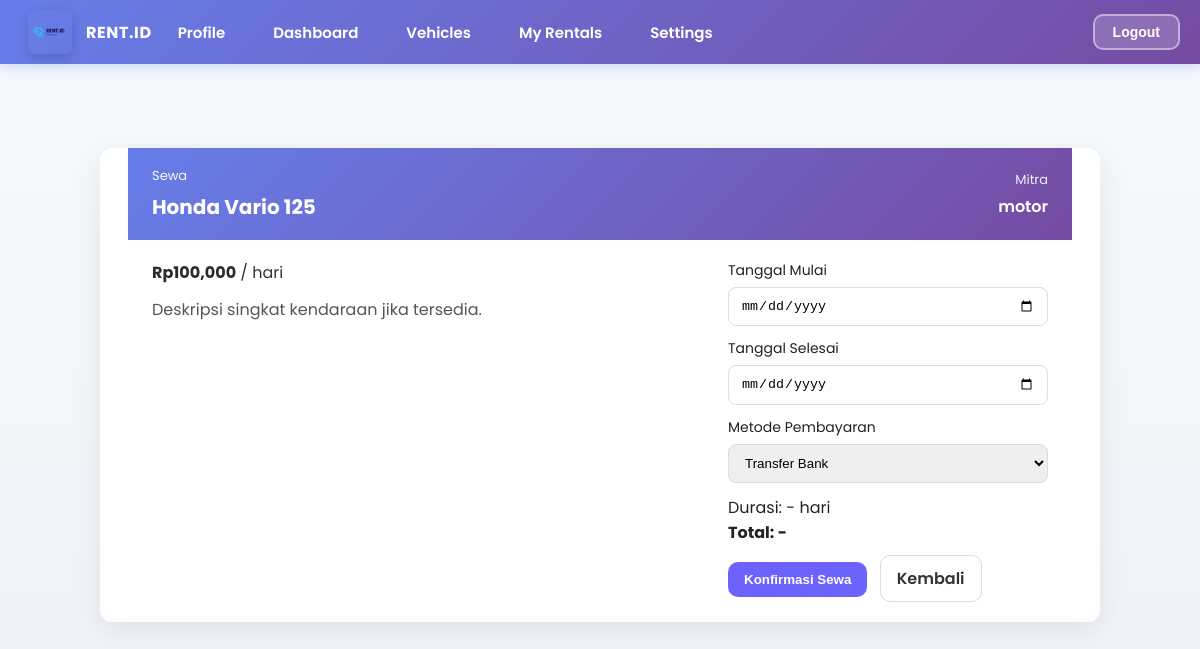
Screenshot of /public/cust/sewa.php?id=2 (signed in) with the database file from the repository.
### tables this page shows
CREATE TABLE `kendaraan` (
  `kendaraan_id` int(11) NOT NULL,
  `id_mitra` int(11) NOT NULL,
  `jenis_kendaraan` enum('motor','mobil','lainnya') NOT NULL,
  `merk` varchar(100) NOT NULL,
  `model` varchar(100) NOT NULL,
  `tahun` year(4) DEFAULT NULL,
  `plat_nomor` varchar(20) NOT NULL,
  `harga_sewa_per_hari` decimal(10,2) NOT NULL,
  `status_kendaraan` enum('tersedia','disewa','maintenance') DEFAULT 'tersedia',
  `foto` longblob DEFAULT NULL
);

CREATE TABLE `mitra` (
  `id_mitra` int(10) NOT NULL,
  `nama_mitra` varchar(20) NOT NULL,
  `password` varchar(255) NOT NULL,
  `email` varchar(20) NOT NULL,
  `no_telepon` int(20) NOT NULL,
  `alamat` text NOT NULL
);

### app/kendaraan_cust_logic.php (called while the page is built, shortened)
<?php
require_once __DIR__ . '/../config/koneksi.php';
class KendaraanCustomer {
    public function getDetailKendaraan($id) {
        global $conn;
        $query = "SELECT k.*, m.nama_mitra
                  FROM kendaraan k
                  JOIN mitra m ON k.id_mitra = m.id_mitra
                  WHERE k.kendaraan_id = ?";
        $stmt = $conn->prepare($query);
        $stmt->bind_param("i", $id);
        $stmt->execute();
        return $stmt->get_result()->fetch_assoc();
    }
}

### public/cust/sewa.php (the view, shortened to what this page needs)
<?php
include __DIR__ . '/../../app/auth.php';
include __DIR__ . '/../../app/kendaraan_cust_logic.php';
$kendaraanId = $_GET['id'];
$kendaraan = new KendaraanCustomer();
$data = $kendaraan->getDetailKendaraan($kendaraanId);
?>
<!DOCTYPE html>
<html lang="id">
<head>
</head>
<body>
<?php include __DIR__ . '/../navbar.php'; ?>
<div class="container">
    <div class="sewa-top">
        <div style="display:flex;justify-content:space-between;align-items:center;">
            <div>
                <div style="opacity:0.95; font-size:13px;">Sewa</div>
                <h1 style="margin:6px 0 0; font-size:20px"><?= htmlspecialchars($data['merk'] . ' ' . $data['model']) ?></h1>
            </div>
            <div style="text-align:right">
                <div style="font-size:13px;opacity:0.9">Mitra</div>
                <div style="font-weight:600; margin-top:4px"><?= htmlspecialchars($data['nama_mitra']) ?></div>
            </div>
        </div>
    </div>
    <div class="sewa-body">
        <div class="vehicle-card">
            <p class="vehicle-meta"><span class="price">Rp<?= number_format($data['harga_sewa_per_hari']) ?></span> / hari</p>
            <p style="color:#555;">Deskripsi singkat kendaraan jika tersedia.</p>
        </div>
        <div style="flex:0 0 320px;">
            <form method="POST">
                <div class="field">
                    <label for="tanggal_mulai">Tanggal Mulai</label>
                    <input type="date" id="tanggal_mulai" name="tanggal_mulai" required>
                </div>
                <div class="field">
                    <label for="tanggal_selesai">Tanggal Selesai</label>
                    <input type="date" id="tanggal_selesai" name="tanggal_selesai" required>
                </div>
                <div class="field">
                    <label for="metode_pembayaran">Metode Pembayaran</label>
                    <select id="metode_pembayaran" name="metode_pembayaran" required>
                        <option value="transfer_bank">Transfer Bank</option>
                    </select>
                </div>
                <div class="actions">
                    <div style="margin-bottom:10px;color:#222">
                        <div>Durasi: <span id="rentalDays">-</span> hari</div>
                        <div style="font-weight:700">Total: <span id="totalPrice">-</span></div>
                    </div>
                    <button class="btn" type="submit">Konfirmasi Sewa</button>
                    <a class="btn secondary" href="<?= $BASE_URL ?>cust/vechiles_user.php" style="margin-left:8px;text-decoration:none;display:inline-block;">Kembali</a>
                </div>
            </form>
        </div>
    </div>
</div>
</body>
</html>

### public/style/navbar.css (style rules this page uses)
* { margin: 0; padding: 0; box-sizing: border-box; }

### public/style/site.css (style rules this page uses)
:root { --brand-500: #6d59e0; --brand-600: #8c59d4; --accent: #3291B6; --muted: #f1f5f9; }
html,body { height:100%; }
body { font-family: 'Poppins', system-ui, -apple-system, 'Segoe UI', Roboto, 'Helvetica Neue', Arial; background: linear-gradient(180deg, #f7fafc 0%, #eef2f7 100%); color: #111827; -webkit-font-smoothing:antialiased; -moz-osx-font-smoothing:grayscale; }
.container, .container-fluid { padding-left: 28px; padding-right: 28px; }
.btn, .profile-btn { border-radius: 10px; }
a { text-decoration: none; }

### public/cust/sewa.php (style rules this page uses)
body { font-family: 'Poppins', sans-serif; background:#fafafa; margin:0; padding:24px; }
.container { max-width:1000px; margin:20px auto; background:#fff; border-radius:12px; box-shadow:0 8px 30px rgba(15,15,15,0.08); overflow:hidden; }
.sewa-top { background:linear-gradient(135deg,#667eea,#764ba2); color:#fff; padding:18px 24px; }
.sewa-body { padding:20px 24px; display:flex; gap:24px; flex-wrap:wrap; }
.vehicle-card { flex:1 1 320px; min-width:260px; }
.vehicle-meta { color:#333; margin-bottom:12px; }
.price { font-weight:700; color:#2b2b2b; }
form .field { margin-bottom:12px; }
label { display:block; font-size:14px; margin-bottom:6px; color:#222; }
input[type=date], select { width:100%; padding:10px 12px; border:1px solid #ddd; border-radius:8px; }
.actions { margin-top:12px; }
.btn { display:inline-block; background:#6c63ff; color:#fff; padding:10px 16px; border-radius:8px; border:none; cursor:pointer; font-weight:600; }
.btn.secondary { background:#fff; color:#333; border:1px solid #ddd; }

### rows the page displays
kendaraan: merk+model "Honda Vario 125", id_mitra.nama_mitra "motor", harga_sewa_per_hari "100,000"
